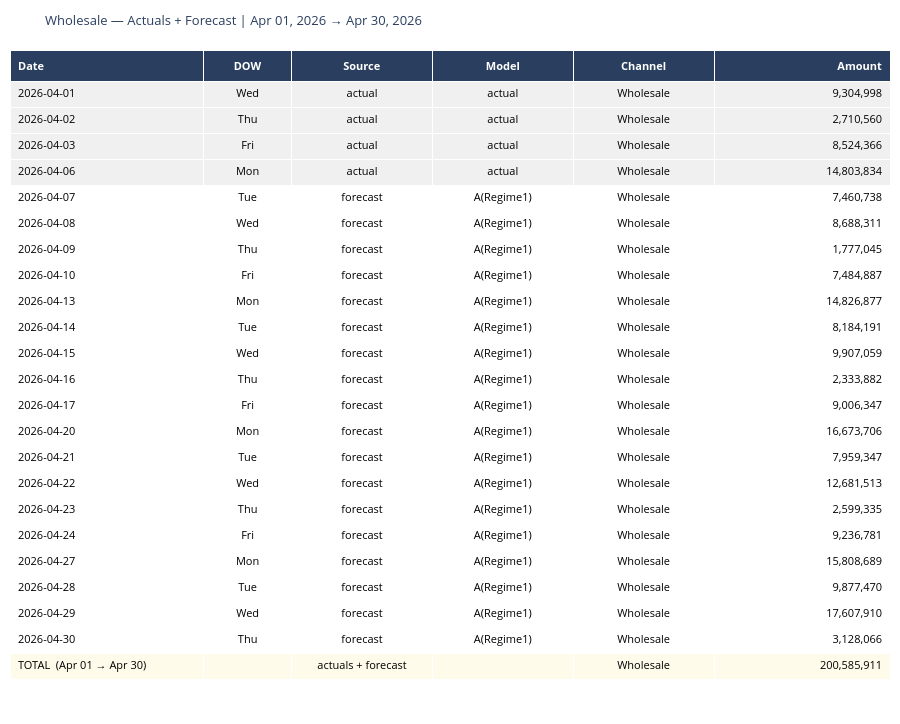
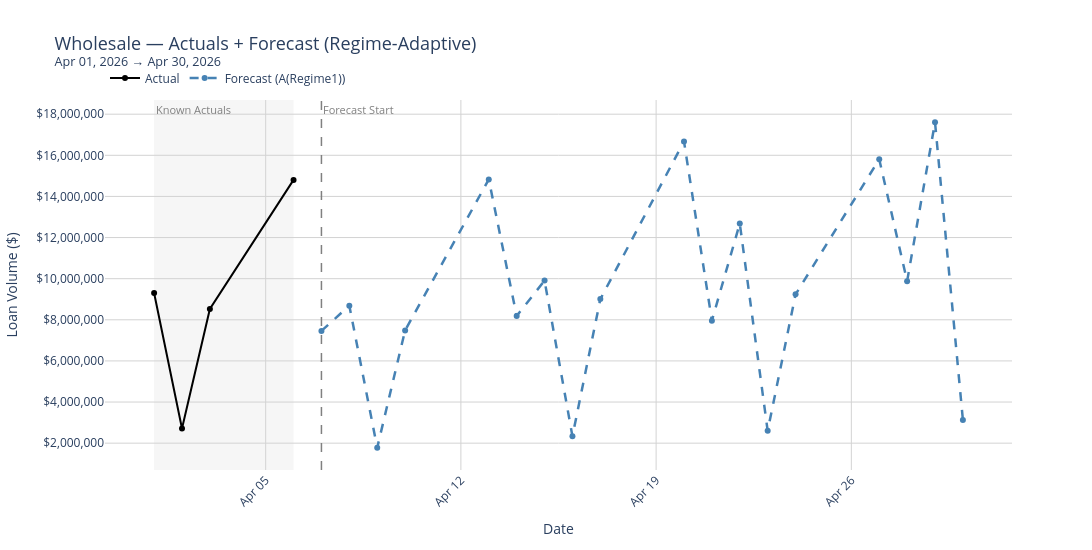

These figures' notebook cell, in order:
### Code cell
#////////////////////////////////////////////////////////////////////////////////////////////////////////
#                                   OUTPUT: ACTUALS (known) + FORECAST (rest of month)
#////////////////////////////////////////////////////////////////////////////////////////////////////////

VIEW_FROM = pd.to_datetime(TODAY)
VIEW_TO   = pd.to_datetime(TODAY) + pd.offsets.MonthEnd(0)  # end of current month

print(f"Requested range: {VIEW_FROM.date()} → {VIEW_TO.date()}")

# ── Re-fit switch model ───────────────────────────────────────────────────────
model_switch_eval = StructuralLoanForecaster_Switch(today=FORECAST_START)
model_switch_eval.fit(
    wholesale_historical[
        (wholesale_historical['Calendar_Date'] >= '2021-09-01') &
        (wholesale_historical['Calendar_Date'] <= KNOWN_THROUGH)
    ].drop(columns=['Is_Holiday'], errors='ignore').copy(),
    holiday_calendar,
    pipeline_monthly_complete
)

months_needed = (
    (VIEW_TO.year - FORECAST_START.year) * 12 +
    (VIEW_TO.month - FORECAST_START.month) + 2
)

pred_switch_eval = model_switch_eval.forecast_from_date(
    start_date=FORECAST_START,
    months_forward=months_needed
)
pred_switch_eval = pred_switch_eval[pred_switch_eval['Calendar_Date'] <= VIEW_TO].copy()

# ── Known actuals (TODAY → KNOWN_THROUGH) ─────────────────────────────────────
known_actuals_print = wholesale_historical[
    (wholesale_historical['Calendar_Date'] >= TODAY) &
    (wholesale_historical['Calendar_Date'] <= KNOWN_THROUGH) &
    (~wholesale_historical['Calendar_Date'].dt.dayofweek.isin([5, 6])) &
    (wholesale_historical['total_loan_amount'] > 0)
][['Calendar_Date', 'total_loan_amount']].copy()

known_actuals_print['Calendar_Date'] = pd.to_datetime(known_actuals_print['Calendar_Date'])
known_actuals_print = known_actuals_print.rename(columns={'total_loan_amount': 'amount'})
known_actuals_print['source']     = 'actual'
known_actuals_print['channel']    = 'Wholesale'
known_actuals_print['model_used'] = 'actual'

# ── Forecast rows (FORECAST_START → VIEW_TO) ─────────────────────────────────
forecast_rows = pred_switch_eval[['Calendar_Date', 'forecast', 'model_used']].copy()
forecast_rows = forecast_rows[
    (~forecast_rows['Calendar_Date'].dt.dayofweek.isin([5, 6])) &
    (forecast_rows['forecast'] > 0)
].reset_index(drop=True)
forecast_rows['amount']  = forecast_rows['forecast']
forecast_rows['source']  = 'forecast'
forecast_rows['channel'] = 'Wholesale'

# ── Combine ───────────────────────────────────────────────────────────────────
print_df = pd.concat(
    [known_actuals_print[['Calendar_Date', 'amount', 'source', 'model_used', 'channel']],
     forecast_rows[['Calendar_Date', 'amount', 'source', 'model_used', 'channel']]],
    ignore_index=True
).sort_values('Calendar_Date').drop_duplicates(subset='Calendar_Date', keep='first').reset_index(drop=True)

print_df_view = print_df[
    (print_df['Calendar_Date'] >= VIEW_FROM) &
    (print_df['Calendar_Date'] <= VIEW_TO)
].copy().reset_index(drop=True)

# ── Totals ────────────────────────────────────────────────────────────────────
actual_total   = print_df_view.loc[print_df_view['source'] == 'actual',   'amount'].sum()
forecast_total = print_df_view.loc[print_df_view['source'] == 'forecast', 'amount'].sum()
grand_total    = actual_total + forecast_total

print(f"print_df covers: {print_df_view['Calendar_Date'].min().date()} → {print_df_view['Calendar_Date'].max().date()}")
print(f"print_df rows  : {len(print_df_view)}")

# ── Build table columns ───────────────────────────────────────────────────────
dow_names = {0: 'Mon', 1: 'Tue', 2: 'Wed', 3: 'Thu', 4: 'Fri'}

def fmt(val):
    if val is None or pd.isna(val):
        return '—'
    return f'{float(val):,.0f}'

col_date, col_dow, col_source, col_model, col_channel, col_amount = [], [], [], [], [], []

for _, row in print_df_view.iterrows():
    col_date.append(str(row['Calendar_Date'].date()))
    col_dow.append(dow_names.get(row['Calendar_Date'].dayofweek, '—'))
    col_source.append(row['source'])
    col_model.append(str(row['model_used']))
    col_channel.append(row['channel'])
    col_amount.append(fmt(row['amount']))

# ── TOTAL row ─────────────────────────────────────────────────────────────────
col_date.append(f'TOTAL  ({VIEW_FROM.strftime("%b %d")} → {VIEW_TO.strftime("%b %d")})')
col_dow.append('')
col_source.append('actuals + forecast')
col_model.append('')
col_channel.append('Wholesale')
col_amount.append(fmt(grand_total))

# ── Row fill colours ──────────────────────────────────────────────────────────
n_known_view    = print_df_view[print_df_view['source'] == 'actual'].shape[0]
n_forecast_view = print_df_view[print_df_view['source'] == 'forecast'].shape[0]
n_summary       = 1

fill_colors = (
    ['#f0f0f0'] * n_known_view    +
    ['white']   * n_forecast_view +
    ['#fffbea'] * n_summary
)

# ── Plotly table ──────────────────────────────────────────────────────────────
table_fig = go.Figure(data=[go.Table(
    columnwidth = [110, 50, 80, 80, 80, 100],
    header = dict(
        values = ['<b>Date</b>', '<b>DOW</b>', '<b>Source</b>', '<b>Model</b>',
                  '<b>Channel</b>', '<b>Amount</b>'],
        fill_color = '#2a3f5f',
        font       = dict(color='white', size=11),
        align      = ['left', 'center', 'center', 'center', 'center', 'right'],
        height     = 30
    ),
    cells = dict(
        values = [col_date, col_dow, col_source, col_model, col_channel, col_amount],
        fill_color = [fill_colors] * 6,
        font       = dict(color='black', size=11),
        align      = ['left', 'center', 'center', 'center', 'center', 'right'],
        height     = 26
    )
)])

table_fig.update_layout(
    title = dict(
        text = (f'Wholesale — Actuals + Forecast | '
                f'{VIEW_FROM.strftime("%b %d, %Y")} → {VIEW_TO.strftime("%b %d, %Y")}'),
        font = dict(size=13)
    ),
    width  = 900,
    height = 80 + (n_known_view + n_forecast_view + n_summary) * 28,
    margin = dict(l=10, r=10, t=50, b=10)
)
table_fig.show()

# ── Line chart ────────────────────────────────────────────────────────────────
fig = go.Figure()

# Actuals
actual_df = print_df_view[print_df_view['source'] == 'actual']
fig.add_trace(go.Scatter(
    x=actual_df['Calendar_Date'], y=actual_df['amount'],
    mode='lines+markers', name='Actual',
    line=dict(color='black', width=2), marker=dict(size=6)
))

# Forecast by model
fc_df = print_df_view[print_df_view['source'] == 'forecast']
model_colors = {}
for ml in fc_df['model_used'].unique():
    if 'Regime1' in str(ml):   model_colors[ml] = 'steelblue'
    elif 'Regime2' in str(ml): model_colors[ml] = 'darkorange'
    elif 'January' in str(ml): model_colors[ml] = 'gold'
    elif ml == 'C':            model_colors[ml] = 'green'
    else:                      model_colors[ml] = 'grey'

for ml in fc_df['model_used'].unique():
    mask = fc_df['model_used'] == ml
    fig.add_trace(go.Scatter(
        x=fc_df.loc[mask, 'Calendar_Date'], y=fc_df.loc[mask, 'amount'],
        mode='lines+markers', name=f'Forecast ({ml})',
        line=dict(color=model_colors.get(ml, 'grey'), width=2.5, dash='dash'),
        marker=dict(size=6)
    ))

fig.add_vline(x=str(FORECAST_START.date()), line_width=1.5, line_dash='dash', line_color='grey')
fig.add_annotation(x=str(FORECAST_START.date()), y=1, yref='paper',
                   text='Forecast Start', showarrow=False, xanchor='left',
                   font=dict(color='grey', size=11))
fig.add_vrect(x0=str(TODAY.date()), x1=str(KNOWN_THROUGH.date()),
              fillcolor='lightgrey', opacity=0.2, layer='below', line_width=0)
fig.add_annotation(x=str(TODAY.date()), y=1, yref='paper',
                   text='Known Actuals', showarrow=False, xanchor='left',
                   font=dict(color='grey', size=11))

fig.update_layout(
    title=dict(text=(f'Wholesale — Actuals + Forecast (Regime-Adaptive)<br>'
                     f'<sup>{TODAY.strftime("%b %d, %Y")} → {VIEW_TO.strftime("%b %d, %Y")}</sup>'),
               font=dict(size=18)),
    xaxis=dict(title='Date', tickformat='%b %d', tickangle=-45, showgrid=True, gridcolor='lightgrey'),
    yaxis=dict(title='Loan Volume ($)', tickformat='$,.0f', showgrid=True, gridcolor='lightgrey'),
    legend=dict(orientation='h', yanchor='bottom', y=1.02, xanchor='left', x=0),
    hovermode='x unified', plot_bgcolor='white', width=1200, height=550
)
fig.show()

### Figure 1 — Plotly figure (JSON) as saved in the notebook; plotly's stock layout.template omitted (floating-point values rounded to 4 significant figures; data arrays with more than 128 entries replaced by an {"elided": "..."} marker saying what was removed)
{"data": [{"cells": {"align": ["left", "center", "center", "center", "center", "right"], "fill": {"color": {"elided": "6x23 str values"}}, "font": {"color": "black", "size": 11}, "height": 26, "values": {"elided": "6x23 str values"}}, "columnwidth": [110, 50, 80, 80, 80, 100], "header": {"align": ["left", "center", "center", "center", "center", "right"], "fill": {"color": "#2a3f5f"}, "font": {"color": "white", "size": 11}, "height": 30, "values": ["<b>Date</b>", "<b>DOW</b>", "<b>Source</b>", "<b>Model</b>", "<b>Channel</b>", "<b>Amount</b>"]}, "type": "table"}], "layout": {"height": 724, "margin": {"b": 10, "l": 10, "r": 10, "t": 50}, "title": {"font": {"size": 13}, "text": "Wholesale — Actuals + Forecast | Apr 01, 2026 → Apr 30, 2026"}, "width": 900}}

### Figure 2 — Plotly figure (JSON) as saved in the notebook; plotly's stock layout.template omitted (floating-point values rounded to 4 significant figures)
{"data": [{"line": {"color": "black", "width": 2}, "marker": {"size": 6}, "mode": "lines+markers", "name": "Actual", "type": "scatter", "x": ["2026-04-01T00:00:00.000000000", "2026-04-02T00:00:00.000000000", "2026-04-03T00:00:00.000000000", "2026-04-06T00:00:00.000000000"], "y": [9305000.0, 2711000.0, 8524000.0, 14800000.0]}, {"line": {"color": "steelblue", "dash": "dash", "width": 2.5}, "marker": {"size": 6}, "mode": "lines+markers", "name": "Forecast (A(Regime1))", "type": "scatter", "x": ["2026-04-07T00:00:00.000000000", "2026-04-08T00:00:00.000000000", "2026-04-09T00:00:00.000000000", "2026-04-10T00:00:00.000000000", "2026-04-13T00:00:00.000000000", "2026-04-14T00:00:00.000000000", "2026-04-15T00:00:00.000000000", "2026-04-16T00:00:00.000000000", "2026-04-17T00:00:00.000000000", "2026-04-20T00:00:00.000000000", "2026-04-21T00:00:00.000000000", "2026-04-22T00:00:00.000000000", "2026-04-23T00:00:00.000000000", "2026-04-24T00:00:00.000000000", "2026-04-27T00:00:00.000000000", "2026-04-28T00:00:00.000000000", "2026-04-29T00:00:00.000000000", "2026-04-30T00:00:00.000000000"], "y": [7461000.0, 8688000.0, 1777000.0, 7485000.0, 14830000.0, 8184000.0, 9907000.0, 2334000.0, 9006000.0, 16670000.0, 7959000.0, 12680000.0, 2599000.0, 9237000.0, 15810000.0, 9877000.0, 17610000.0, 3128000.0]}], "layout": {"annotations": [{"font": {"color": "grey", "size": 11}, "showarrow": false, "text": "Forecast Start", "x": "2026-04-07", "xanchor": "left", "y": 1, "yref": "paper"}, {"font": {"color": "grey", "size": 11}, "showarrow": false, "text": "Known Actuals", "x": "2026-04-01", "xanchor": "left", "y": 1, "yref": "paper"}], "height": 550, "hovermode": "x unified", "legend": {"orientation": "h", "x": 0, "xanchor": "left", "y": 1.02, "yanchor": "bottom"}, "plot_bgcolor": "white", "shapes": [{"line": {"color": "grey", "dash": "dash", "width": 1.5}, "type": "line", "x0": "2026-04-07", "x1": "2026-04-07", "xref": "x", "y0": 0, "y1": 1, "yref": "y domain"}, {"fillcolor": "lightgrey", "layer": "below", "line": {"width": 0}, "opacity": 0.2, "type": "rect", "x0": "2026-04-01", "x1": "2026-04-06", "xref": "x", "y0": 0, "y1": 1, "yref": "y domain"}], "title": {"font": {"size": 18}, "text": "Wholesale — Actuals + Forecast (Regime-Adaptive)<br><sup>Apr 01, 2026 → Apr 30, 2026</sup>"}, "width": 1200, "xaxis": {"gridcolor": "lightgrey", "showgrid": true, "tickangle": -45, "tickformat": "%b %d", "title": {"text": "Date"}}, "yaxis": {"gridcolor": "lightgrey", "showgrid": true, "tickformat": "$,.0f", "title": {"text": "Loan Volume ($)"}}}}
